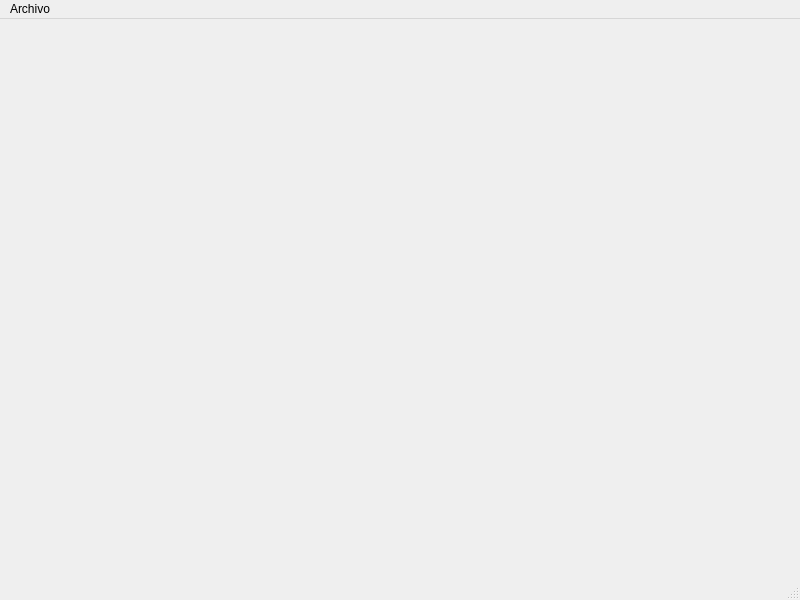
<?xml version="1.0" encoding="UTF-8"?>
<ui version="4.0">
 <class>MainWindow</class>
 <widget class="QMainWindow" name="MainWindow">
  <property name="geometry">
   <rect>
    <x>0</x>
    <y>0</y>
    <width>800</width>
    <height>600</height>
   </rect>
  </property>
  <property name="windowTitle">
   <string>MainWindow</string>
  </property>
  <widget class="QWidget" name="centralwidget"/>
  <widget class="QMenuBar" name="menubar">
   <property name="geometry">
    <rect>
     <x>0</x>
     <y>0</y>
     <width>800</width>
     <height>33</height>
    </rect>
   </property>
   <widget class="QMenu" name="menuArchivo">
    <property name="title">
     <string>Archivo</string>
    </property>
    <addaction name="actionAbrir"/>
    <addaction name="actionGuardar"/>
    <addaction name="actionSalir"/>
   </widget>
   <addaction name="menuArchivo"/>
  </widget>
  <widget class="QStatusBar" name="statusbar"/>
  <action name="actionAbrir">
   <property name="text">
    <string>Abrir...</string>
   </property>
   <property name="statusTip">
    <string>Abrir un archivo</string>
   </property>
   <property name="shortcut">
    <string>Ctrl+O</string>
   </property>
  </action>
  <action name="actionGuardar">
   <property name="text">
    <string>Guardar</string>
   </property>
   <property name="statusTip">
    <string>Guardar el archivo</string>
   </property>
   <property name="shortcut">
    <string>Ctrl+S</string>
   </property>
  </action>
  <action name="actionSalir">
   <property name="text">
    <string>Salir</string>
   </property>
   <property name="statusTip">
    <string>Cerrar la aplicación</string>
   </property>
   <property name="shortcut">
    <string>Ctrl+Q</string>
   </property>
  </action>
 </widget>
 <resources/>
 <connections/>
</ui>
